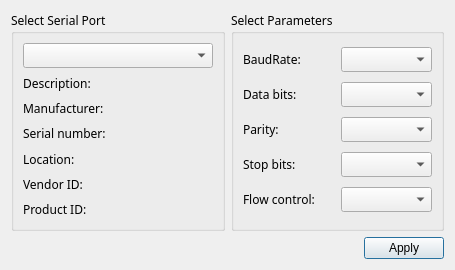
<?xml version="1.0" encoding="UTF-8"?>
<ui version="4.0">
 <class>SettingsDialog</class>
 <widget class="QDialog" name="SettingsDialog">
  <property name="geometry">
   <rect>
    <x>0</x>
    <y>0</y>
    <width>455</width>
    <height>270</height>
   </rect>
  </property>
  <property name="windowTitle">
   <string>Settings Serial Port</string>
  </property>
  <layout class="QGridLayout" name="gridLayout_3">
   <item row="0" column="1">
    <widget class="QGroupBox" name="parametersBox">
     <property name="font">
      <font>
       <family>Courier 10 Pitch</family>
      </font>
     </property>
     <property name="title">
      <string>Select Parameters</string>
     </property>
     <layout class="QGridLayout" name="gridLayout_2">
      <item row="0" column="0">
       <widget class="QLabel" name="baudRateLabel">
        <property name="text">
         <string>BaudRate:</string>
        </property>
       </widget>
      </item>
      <item row="0" column="1">
       <widget class="QComboBox" name="baudRateBox"/>
      </item>
      <item row="1" column="0">
       <widget class="QLabel" name="dataBitsLabel">
        <property name="text">
         <string>Data bits:</string>
        </property>
       </widget>
      </item>
      <item row="1" column="1">
       <widget class="QComboBox" name="dataBitsBox"/>
      </item>
      <item row="2" column="0">
       <widget class="QLabel" name="parityLabel">
        <property name="text">
         <string>Parity:</string>
        </property>
       </widget>
      </item>
      <item row="2" column="1">
       <widget class="QComboBox" name="parityBox"/>
      </item>
      <item row="3" column="0">
       <widget class="QLabel" name="stopBitsLabel">
        <property name="text">
         <string>Stop bits:</string>
        </property>
       </widget>
      </item>
      <item row="3" column="1">
       <widget class="QComboBox" name="stopBitsBox"/>
      </item>
      <item row="4" column="0">
       <widget class="QLabel" name="flowControlLabel">
        <property name="text">
         <string>Flow control:</string>
        </property>
       </widget>
      </item>
      <item row="4" column="1">
       <widget class="QComboBox" name="flowControlBox"/>
      </item>
     </layout>
    </widget>
   </item>
   <item row="0" column="0">
    <widget class="QGroupBox" name="selectBox">
     <property name="font">
      <font>
       <family>Courier 10 Pitch</family>
      </font>
     </property>
     <property name="title">
      <string>Select Serial Port</string>
     </property>
     <layout class="QGridLayout" name="gridLayout">
      <item row="0" column="0">
       <widget class="QComboBox" name="serialPortInfoListBox"/>
      </item>
      <item row="1" column="0">
       <widget class="QLabel" name="descriptionLabel">
        <property name="text">
         <string>Description:</string>
        </property>
       </widget>
      </item>
      <item row="2" column="0">
       <widget class="QLabel" name="manufacturerLabel">
        <property name="text">
         <string>Manufacturer:</string>
        </property>
       </widget>
      </item>
      <item row="3" column="0">
       <widget class="QLabel" name="serialNumberLabel">
        <property name="text">
         <string>Serial number:</string>
        </property>
       </widget>
      </item>
      <item row="4" column="0">
       <widget class="QLabel" name="locationLabel">
        <property name="text">
         <string>Location:</string>
        </property>
       </widget>
      </item>
      <item row="5" column="0">
       <widget class="QLabel" name="vidLabel">
        <property name="text">
         <string>Vendor ID:</string>
        </property>
       </widget>
      </item>
      <item row="6" column="0">
       <widget class="QLabel" name="pidLabel">
        <property name="text">
         <string>Product ID:</string>
        </property>
       </widget>
      </item>
     </layout>
    </widget>
   </item>
   <item row="1" column="0" colspan="2">
    <layout class="QHBoxLayout" name="horizontalLayout">
     <item>
      <spacer name="horizontalSpacer">
       <property name="orientation">
        <enum>Qt::Horizontal</enum>
       </property>
       <property name="sizeHint" stdset="0">
        <size>
         <width>96</width>
         <height>20</height>
        </size>
       </property>
      </spacer>
     </item>
     <item>
      <widget class="QPushButton" name="applyButton">
       <property name="text">
        <string>Apply</string>
       </property>
      </widget>
     </item>
    </layout>
   </item>
  </layout>
 </widget>
 <resources/>
 <connections/>
</ui>
